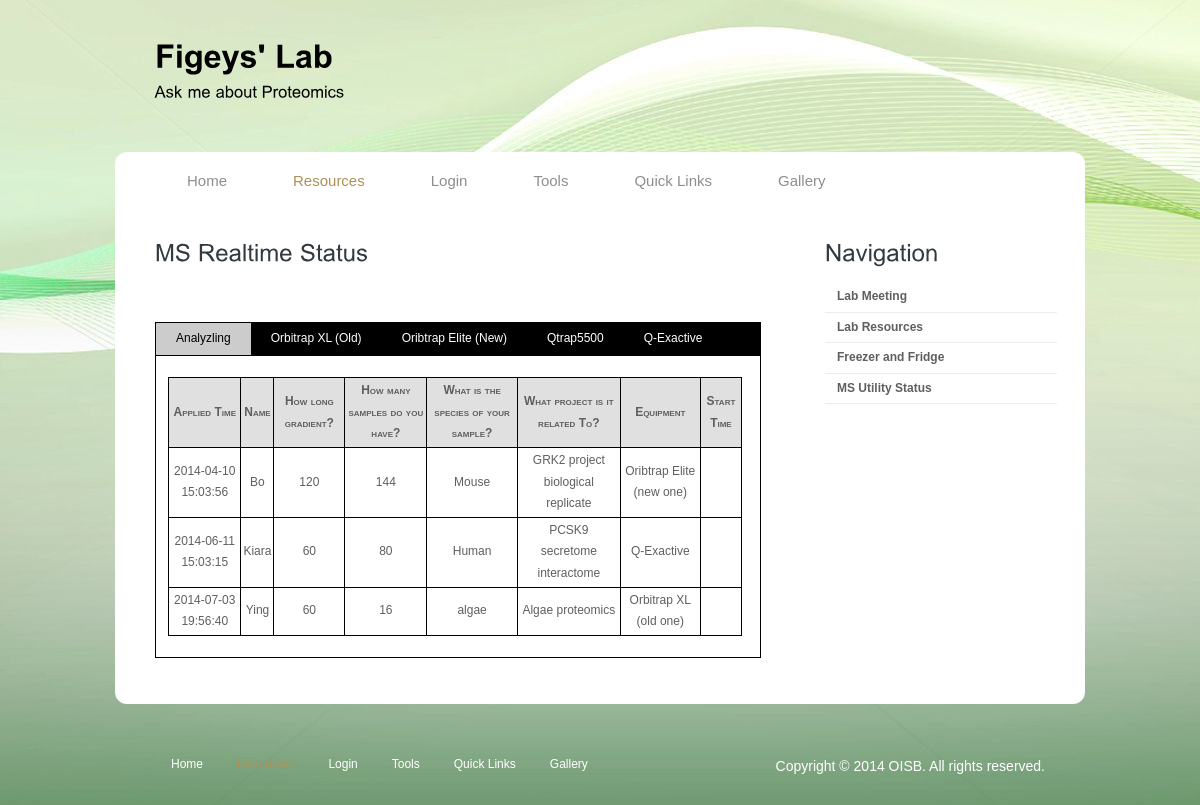
/msstatus.php, run on the app's committed database.
### tables this page shows
CREATE TABLE IF NOT EXISTS `msstatus` (
  `MS_ID` int(11) NOT NULL AUTO_INCREMENT,
  `Time_K` datetime NOT NULL,
  `Name` varchar(30) NOT NULL,
  `Gradient` varchar(30) NOT NULL,
  `Examples` varchar(30) NOT NULL,
  `Species` varchar(30) NOT NULL,
  `Urgent` varchar(50) NOT NULL,
  `Labeling` varchar(100) NOT NULL,
  `Project` varchar(50) NOT NULL,
  `Digestion` varchar(50) NOT NULL,
  `Equipment` varchar(50) NOT NULL,
  `Finished` varchar(10) NOT NULL,
  `Comment` text NOT NULL,
  PRIMARY KEY (`MS_ID`)
);

### msstatus.php (the view, shortened to what this page needs)
<!DOCTYPE html PUBLIC "-//W3C//DTD XHTML 1.0 Transitional//EN" "http://www.w3.org/TR/xhtml1/DTD/xhtml1-transitional.dtd">
<html xmlns="http://www.w3.org/1999/xhtml">
<head>
<link href="style.css" rel="stylesheet" type="text/css" />
<link href="tab.css" rel="stylesheet" type="text/css" />
</head>
<body>
<div class="main">
  <div class="header">
    <div class="header_resize">
      <div class="logo"><h1><span>Figeys' Lab</span> <a href="http://www.oisb.ca/" target="_blank"> <small>Ask me about Proteomics</small></a></h1></div>
      <div class="menu_nav">
        <ul>
          <li><a href="index.php">Home</a></li>
          <li class="active"><a href="workshop.html">Resources</a></li>
          <li><a href="personal.php">Login</a></li>
          <li><a href="tools.html">Tools</a></li>
          <li><a href="about.html">Quick Links</a></li>
          <li><a href="gallery.php">Gallery</a></li>
        </ul>
      </div>
    </div>
  </div>
  <div class="content">
    <div class="content_resize">
      <div class="mainbar">
        <div class="article">
          	<h2>MS Realtime Status</h2>
        </div>
        <div class="meeting">
    <div class="wrap">
    <ul id="tag">
      <li class="current" >Analyzling</li>
      <li>Orbitrap XL (Old)</li>
      <li> Oribtrap Elite (New)</li>
      <li>Qtrap5500</li>
      <li>Q-Exactive</li>
   </ul>
   <div id="tagContent">
      <div>
       <br />
	<?php
			$result = mysql_query("SELECT * FROM msstatus where Finished='Analyzing' ");
			echo "<table id='myMSTable'>
			<tr style='font-variant: small-caps; background-color:#E0E0E0;'>
			<th>Applied Time</th>
			<th> Name</th>
			<th>How long gradient?</th>
			<th>How many samples do you have?</th>
			<th>What is the species of your sample?</th>
			<th>What project is it related To?</th>
			<th>Equipment</th>
			<th>Start Time</th>
			</tr>";
			while($row = mysql_fetch_array($result))
			  {
			  echo "<tr>";
			  echo "<td>" . $row['Time_K'] . "</td>";
			  echo "<td>" . $row['Name'] . "</td>";
			  echo "<td>" . $row['Gradient'] . "</td>";
			  echo "<td>" . $row['Examples'] . "</td>";
			  echo "<td>" . $row['Species'] . "</td>";
			  echo "<td>" . $row['Project'] . "</td>";
			  echo "<td>" . $row['Equipment'] . "</td>";
			  echo "<td>" . $row['StartTime'] . "</td>";
			  echo "</tr>";
			  }
			echo "</table>";
	?>
              <br />
	 </div>
     <br />
	  </div>
   </div>
        </div>
      </div>
      <div class="sidebar">
        <div class="gadget">
          <h2 class="star"><span>Navigation</span> </h2><div class="clr"></div>
          <ul class="sb_menu">
            <li><a href="meeting.php"><strong>Lab Meeting</strong></a></li>
            <li><a href="resources.php"><strong>Lab Resources</strong></a></li>
            <li><a href="fridge.php"><strong>Freezer and Fridge</strong></a></li>
            <li><a href="msstatus.php"><strong>MS Utility Status</strong></a></li>
          </ul>
        </div>
      </div>
    </div>
  </div>
  <div class="footer">
    <div class="footer_resize">
      <p class="lf">Copyright © <a href="#">2014 OISB</a>. All rights reserved.</p>
      <ul class="fmenu">
          <li><a href="index.php">Home</a></li>
          <li class="active"><a href="workshop.html">Resources</a></li>
          <li><a href="personal.php">Login</a></li>
          <li><a href="tools.html">Tools</a></li>
          <li><a href="about.html">Quick Links</a></li>
          <li><a href="gallery.php">Gallery</a></li>
      </ul>
    </div>
  </div>
</div>
</body>
</html>

### style.css (style rules this page uses)
body { margin:0; padding:0; width:100%; color:#5f5f5f; font:normal 12px/1.8em Arial, Helvetica, sans-serif; }
html, .main { padding:0; margin:0; background-color:#d1d0c6; background-image:url('images/bg.jpg');background-repeat:no-repeat;background-attachment:fixed;background-position-x: 50%; }
.logo { padding:0 0 0 40px; float:left; width:auto; }
h1 { margin:0; padding:42px 0; color:#000; font:normal 32px/1.2em Arial, Helvetica, sans-serif; letter-spacing:normal; }
h1 a, h1 a:hover { color:#000; text-decoration:none; }
h1 span { color:#000; font-weight:bold; }
h1 small { display:block; padding:10px 0; font:normal 16px/1.2em Arial, Helvetica, sans-serif; letter-spacing:normal; }
h2 { font:normal 24px Arial, Helvetica, sans-serif; padding:8px 0; margin:8px 0; color:#323a3f; }
p { margin:8px 0; padding:0 0 8px 0; font:normal 14px/1.8em Arial, Helvetica, sans-serif; }
a { color:#ad9156; text-decoration:underline; }
a:link { text-decoration:none; }
.header, .content, .menu_nav, .fbg, .footer, form, ol, ol li, ul, .content .mainbar, .content .sidebar { margin:0; padding:0; }
.header { no-repeat center top; }
.header_resize { margin:0 auto; padding:0; width:970px; }
.menu_nav { margin:0; padding:0; background:#fff url(images/menu.gif) repeat-x top; height:58px; }
.menu_nav { border-top-left-radius:12px; -moz-border-radius-topleft:12px; -webkit-border-top-left-radius:12px; border-top-right-radius:12px; -moz-border-radius-topright:12px; -webkit-border-top-right-radius:12px; }
.menu_nav ul { list-style:none; float:left; padding-left:40px; background:url(images/menu_sep.gif) no-repeat 38px top; }
.menu_nav ul li { margin:0; padding:0 2px 0 0; float:left; background:url(images/menu_sep.gif) no-repeat right top; }
.menu_nav ul li a { display:block; margin:0; padding:18px 32px; color:#8e8e8e; text-decoration:none; font-size:15px; }
.menu_nav ul li.active a, .menu_nav ul li a:hover { background-color:#fff; color:#ad9156; }
.content { padding-bottom:24px; }
.content_resize { margin:0 auto; padding:0; width:970px; background-color:#fff; }
.content_resize { border-bottom-left-radius:12px; -moz-border-radius-bottomleft:12px; -webkit-border-bottom-left-radius:12px; border-bottom-right-radius:12px; -moz-border-radius-bottomright:12px; -webkit-border-bottom-right-radius:12px; }
.content .mainbar { margin:0; padding:0; float:left; width:670px; }
.content .mainbar .article, .content .mainbar .meeting { margin:0; padding:16px 24px 24px 40px; }
.content .sidebar { padding:0; float:right; width:300px; }
.content .sidebar .gadget { margin:0; padding:16px 16px 24px 40px; }
ul.sb_menu, ul.ex_menu { margin:0; padding:0; list-style:none; color:#959595; }
ul.sb_menu li, ul.ex_menu li { margin:0; border-bottom:1px solid #ededed; }
ul.sb_menu li { padding:4px 0 4px 12px; width:220px; }
ul.sb_menu li a, ul.ex_menu li a { color:#5f5f5f; text-decoration:none; margin-left:-12px; padding-left:12px; }
td, th { border:1px solid black; text-align:center; padding:3px; }
.footer_resize { margin:0 auto; padding:24px 40px; width:890px; }
.footer p.lf { margin:0; padding:4px 0; float:right; width:auto; line-height:1.5em; color:#fff; }
.footer p.lf a { color:#fff; }
ul.fmenu { margin:0; padding:2px 0; list-style:none; float:left; width:auto; }
ul.fmenu li { margin:0; padding:0 2px 0 0; float:left; }
ul.fmenu li a { color:#fff; text-decoration:none; padding:30px 16px 16px; }
ul.fmenu li a:hover, ul.fmenu li.active a { color:#ad9156; }

### tab.css (style rules this page uses)
* { margin:0;padding:0; }
.wrap { width:105%; }
#tag { width:0%; overflow:hidden; background:#000; border:1px solid #000; }
#tag li { list-style:none; float:left; margin-right:0px; color:white; padding:5px 20px; cursor: pointer; }
#tag .current { color:#000; background:#ccc; }
#tagContent div { width:100%; border:1px solid #000; border-top:none; height:500px; display:none; }
#tag { width:95%; overflow:hidden; background:#000; border:1px solid #000; }
#tagContent div { width:95%; border:1px solid #000; border-top:none; height:auto; display:none; }
#myMSTable { font-family:"Trebuchet MS", Arial, Helvetica, sans-serif; margin:0px 2%; border:1px solid black; width:95%; border-collapse:collapse; }
#myMSTable td, #myMSTable th { font-size:1em; border:1px solid black; padding:2px; text-align:center; }

### data on the page
msstatus: Time_K "2014-04-10 15:03:56", Name "Bo", Gradient "120", Examples "144", Species "Mouse", Project "GRK2 project biological replicate", Equipment "Oribtrap Elite (new one)"
msstatus: Time_K "2014-06-11 15:03:15", Name "Kiara", Gradient "60", Examples "80", Species "Human", Project "PCSK9 secretome interactome", Equipment "Q-Exactive"
msstatus: Time_K "2014-07-03 19:56:40", Name "Ying", Gradient "60", Examples "16", Species "algae", Project "Algae proteomics", Equipment "Orbitrap XL (old one)"
